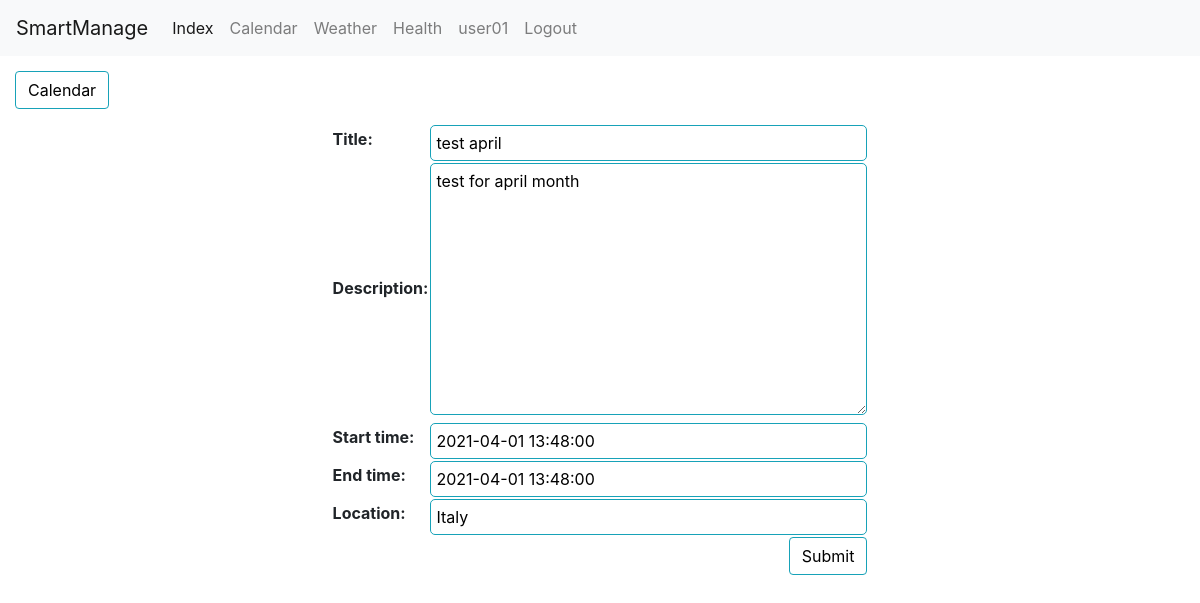
/event/edit/3/ (signed in), run on the app's committed database.
### manCal/models.py (models this page shows, shortened)
class CustomUser(AbstractUser):
    email = models.EmailField()

class Event(models.Model):
    user = models.ForeignKey(settings.AUTH_USER_MODEL, on_delete=models.CASCADE)
    title = models.CharField(max_length=200)
    description = models.TextField()
    start_time = models.DateTimeField()
    end_time = models.DateTimeField()
    created_date = models.DateTimeField(auto_now_add=True)
    location = models.CharField(max_length=200, null=True, blank=True)

### manCal/views.py (the view)
# urls.py: path('event/edit/<int:pk>/', views.EventEdit.as_view(), name='event_edit'),
class EventEdit(LoginRequiredMixin, generic.UpdateView):
    model = Event
    fields = ['title', 'description', 'start_time', 'end_time', 'location']
    template_name = 'event.html'

### manCal/templates/event.html (shortened to what this page needs)
{% extends 'base.html' %}
{% block content %}
<div class="clearfix">
  <a class="btn btn-info left" href="{% url 'manCal:calendar' %}"> Calendar </a>
</div>
<form method="post">
  <table class="form form-table">
    {{ form }}
    <tr><td colspan="2"><button type="submit" class="btn btn-info right"> Submit </button></td></tr>
  </table>
</form>
{% endblock %}

### manCal/templates/base.html (shortened to what this page needs)
{% load static %}
<!DOCTYPE html>
<html lang="en">
    <head>
        <link rel="stylesheet" href="https://maxcdn.bootstrapcdn.com/bootstrap/4.0.0/css/bootstrap.min.css">
        <link rel="stylesheet" href="https://use.fontawesome.com/releases/v5.0.10/css/all.css">
        <link rel="stylesheet" type="text/css" href="{% static 'css/style.css' %}">
    </head>
    <body>
        <nav class="navbar navbar-expand-lg navbar-light bg-light">
        <a class="navbar-brand" href="{% url 'manCal:index' %}">SmartManage</a>
        <div class="collapse navbar-collapse" id="navbarNav">
            <ul class="navbar-nav">
            {% if user.is_authenticated %}
                <li class="nav-item active">
                    <a class="nav-link" href="#">Index</a>
                </li>
                <li class="nav-item">
                    <a class="nav-link" href="{% url 'manCal:calendar' %}">Calendar</a>
                </li>
                <li class="nav-item">
                    <a class="nav-link" href="{% url 'manCal:weather' %}">Weather</a>
                </li>
                <li class="nav-item">
                    <a class="nav-link" href="">Health</a>
                </li>
                <li class="nav-item">
                    <a class="nav-link" href="">{{user}}</a>
                </li>
                <li class="nav-item">
                    <a class="nav-link" href="{% url 'logout' %}">Logout</a>
                </li>
            {% endif %}
            </ul>
        </div>
        </nav>
        {% block content %}
        {% endblock content %}
    </body>
</html>

### manCal/static/css/style.css (style rules this page uses)
ul { height: 100%; padding: 0px 5px 0px 0px; }
a { color: #17a2b8; }
.left { float: left; }
.right { float: right; }
.btn { outline: none; color: black; background-color: transparent; box-shadow: 0 0 0 0; }
.clearfix { margin: 15px; }
.form { margin: auto; }
.form input, .form select, .form textarea { border-radius: 5px; border: 1px solid #17a2b8; outline: none; background: none; padding: 5px; width: 100%; }
ul, li { list-style-type: none; }

### data on the page
CustomUser: username "user01"
Event: title "test april", description "test for april month", start_time "2021-04-01 13:48:00", end_time "2021-04-01 13:48:00", location "Italy"
